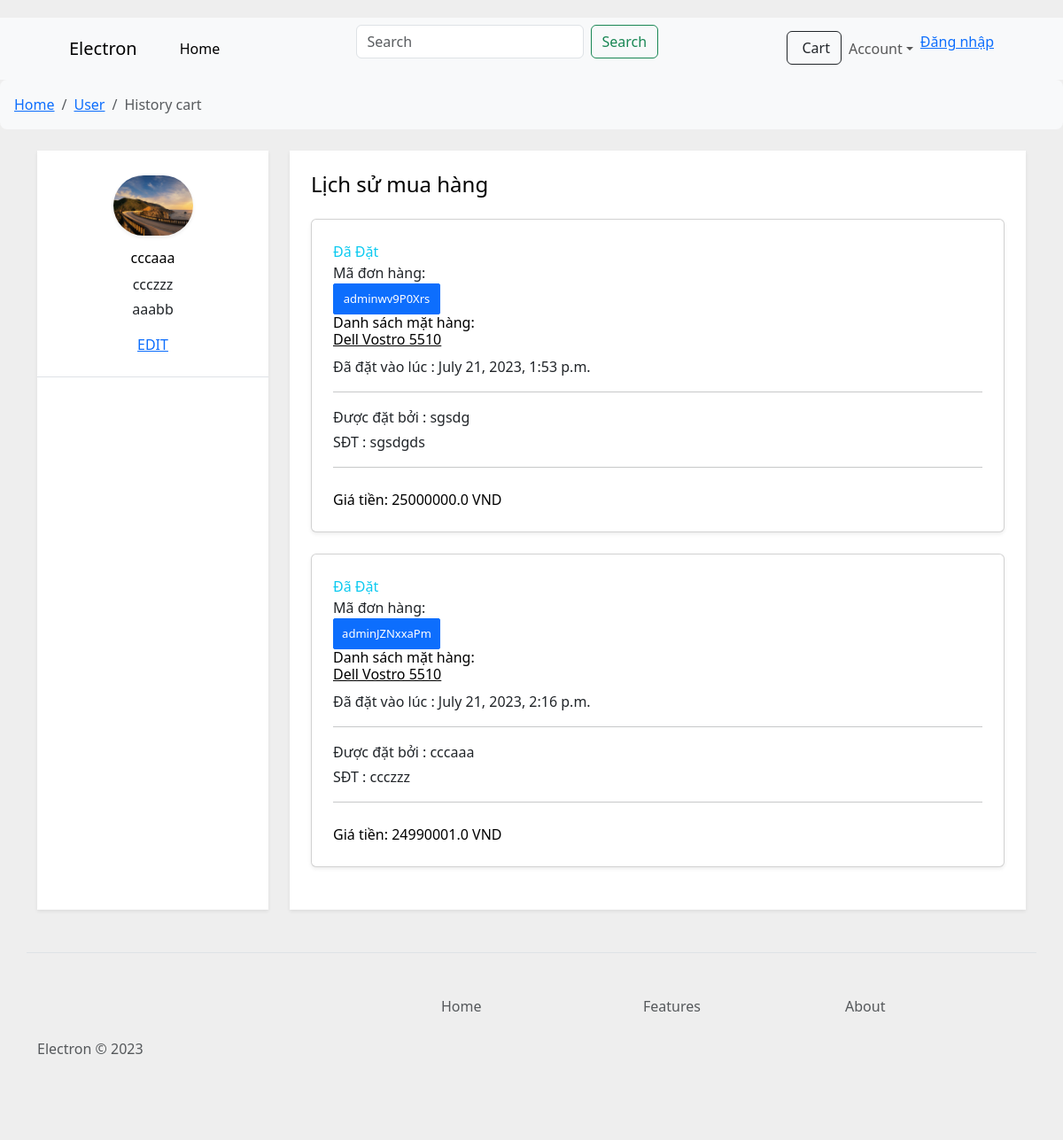
Page /historycart/ (signed in) on the earlier database version.
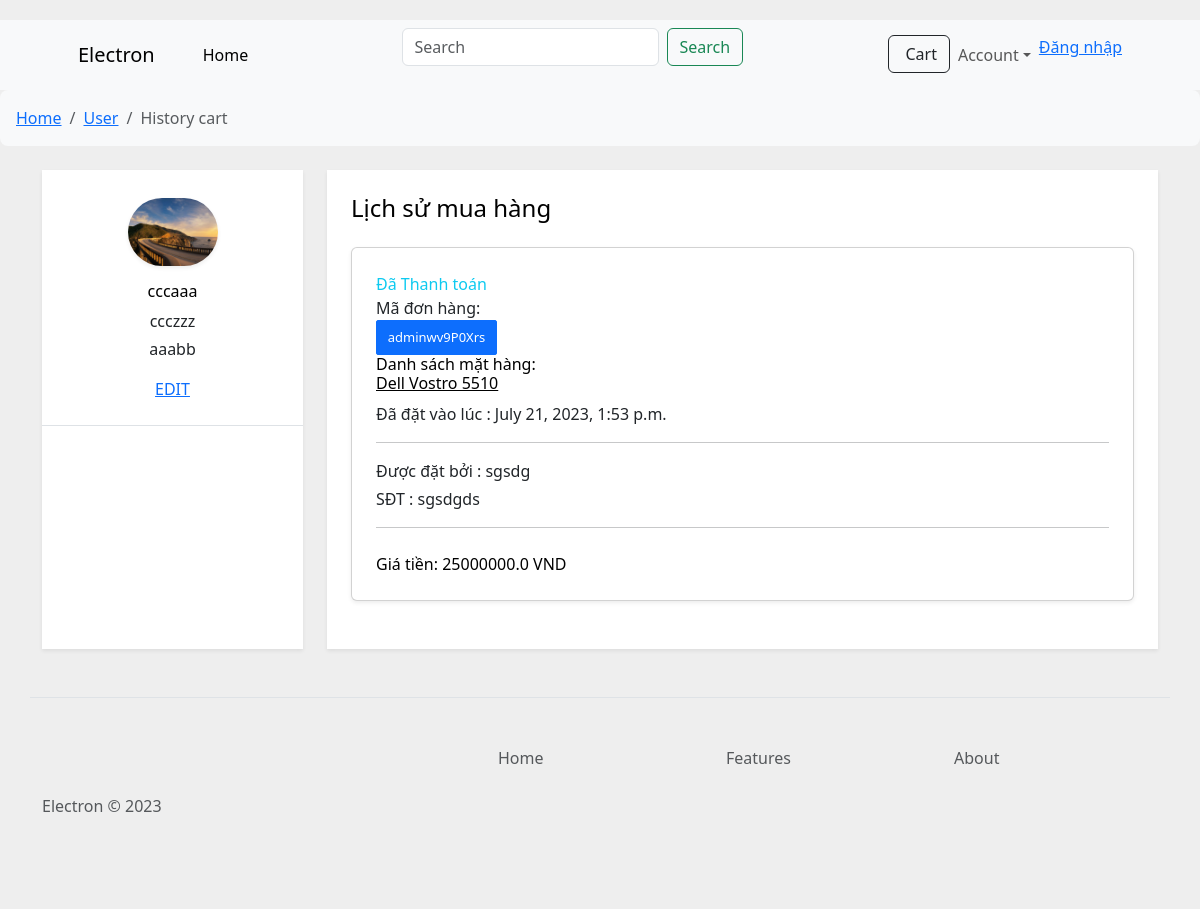
Same page on the later database version.
### cart/models.py (models this page shows, shortened)
class Cart(models.Model):
    user = models.ForeignKey(User, blank=True, on_delete=models.CASCADE)
    date_order =models.DateTimeField(auto_now_add=True)
    complete = models.BooleanField(default=False)
    transaction = models.CharField(max_length=100, null=True)
    paid = models.BooleanField(default=False)
    voucher = models.ForeignKey(voucher , on_delete=models.SET_NULL , null=True, blank=True)
    is_discounted = models.BooleanField(default=False)
    def total(self):
        total = 0.0
        cart_items_phone = self.cart_item_phone_set.all()
        cart_items_tablet = self.cart_item_tablet_set.all()
        cart_items_laptop = self.cart_item_laptop_set.all()
        cart_items_watch = self.cart_item_watch_set.all()
        for item in cart_items_phone:
            total += int(item.get_product_price())
        for item in cart_items_tablet:
            total += int(item.get_product_price())
        for item in cart_items_laptop:
            total += int(item.get_product_price())
        for item in cart_items_watch:
            total += int(item.get_product_price())
        if self.is_discounted == True:
            return total - self.voucher.discount
        return total
    def getinfo(self):
        return self.cart_info_set.first()

class cart_item_laptop(models.Model):
    cart = models.ForeignKey(Cart, on_delete=models.CASCADE, null=True)
    product = models.ForeignKey(Laptop, on_delete=models.CASCADE)
    quantity = models.IntegerField(default=0)
    time_created = models.DateTimeField(auto_now_add=True)
    def get_product_price(self):
        price = [self.product.product_id.price]
        sumprice = sum(price)
        huh = str(int(sumprice) * int(self.quantity))
        return huh

class cart_info(models.Model):
    cart = models.ForeignKey(Cart, on_delete=models.CASCADE, null=True)
    Name = models.CharField(max_length=100, null=True)
    Phone_num = models.CharField(max_length=100, null = True )
    def __str__(self) -> str:
        return str(self.Name)

### home/models.py (models this page shows, shortened)
class Laptop (models.Model):
    id = models.AutoField(primary_key=True)
    product_id = models.ForeignKey(Product, on_delete=models.CASCADE)
    image0 = models.ImageField(upload_to='products/',null= True, blank=True)
    image1 = models.ImageField(upload_to='products/',null= True, blank=True)
    image2 = models.ImageField(upload_to='products/',null= True, blank=True)
    brand = models.ForeignKey(LaptopBrand, on_delete=models.CASCADE,null= True, blank=True)
    color = models.ForeignKey(LaptopColor, on_delete=models.CASCADE,null= True, blank=True)
    CPU = models.ForeignKey(LaptopCPU, on_delete=models.CASCADE,null= True, blank=True)
    ram = models.ForeignKey(LaptopRam, on_delete=models.CASCADE,null= True, blank=True)
    storage = models.ForeignKey(LaptopStorage, on_delete=models.CASCADE,null= True, blank=True)
    screen = models.ForeignKey(LaptopScreen, on_delete=models.CASCADE,null= True, blank=True)
    VGA = models.ForeignKey(LaptopVGA, on_delete=models.CASCADE,null= True, blank=True)
    USB = models.ForeignKey(LaptopUSB, on_delete=models.CASCADE,null= True, blank=True)
    Special = models.ForeignKey(LaptopSpecial, on_delete=models.CASCADE, null= True)
    OS = models.ForeignKey(LaptopOS, on_delete=models.CASCADE,null= True, blank=True)
    design = models.ForeignKey(LaptopDesign, on_delete=models.CASCADE,null= True, blank=True)
    size = models.ForeignKey(LaptopSize, on_delete=models.CASCADE,null= True, blank=True)
    Info = models.TextField()

class Product (models.Model):
    id = models.AutoField(primary_key=True)
    product_type = models.ForeignKey(ProductType, on_delete=models.CASCADE)
    image = models.ImageField(upload_to='products/', null=True, blank=True)
    Name = models.CharField(max_length=100, null=True, blank=True)
    price = models.IntegerField(null=True)
    stock = models.IntegerField(null=True)
    discount_product = models.IntegerField(null=True)

class voucher(models.Model):
    id = models.AutoField(primary_key=True)
    code = models.CharField(max_length=100)
    discount = models.IntegerField()
    amount = models.IntegerField(default=1)

### historycart/views.py (the view)
# urls.py: path('', historycart_page, name = "Historycart")
def historycart_page(request):
    if(request.user.is_authenticated):
        user = request.user
        try:
            cart = Cart.objects.get(complete = False, user = user)
        except:
            pass
        userprofile = Profile.objects.get(user = user)
        history = Cart.objects.filter(complete = True, user = user)
        try:
            context ={
                'history':history,
                'user': userprofile,
                'cart':cart,
            }
        except:
            context ={
                'history':history,
                'user': userprofile,
            }
        return render(request, 'historycart.html',context)
    else:
        return render(request, 'historycart.html')

### templates/historycart.html (shortened to what the changed rows need)
{% load static %}
	<link href="{% static 'css/bootstrap.css' %}" rel="stylesheet" type="text/css"/>
	<link rel = "stylesheet" href = "{% static 'css/custom.css' %}">
	<link href="{% static 'font/css/all.min.css' %}" rel="stylesheet" type="text/css">
<link rel="stylesheet" href="https://allyoucan.cloud/cdn/icofont/1.0.1/icofont.css">
<div class="container">
    <div class="row">
        <div class="col-md-9">
            <div class="osahan-account-page-right shadow-sm bg-white p-4 h-100">
                <div class="tab-content" id="myTabContent">
                    <div class="tab-pane  fade  active show" id="orders" role="tabpanel" aria-labelledby="orders-tab">
                       {%for cart in history%}
                        <div class="bg-white card mb-4 order-list shadow-sm">
                            <div class="gold-members p-4">
                                <div class="media">
                                    <div class="media-body">
                                            {%if cart.paid == True %}
                                            <span class="float-right text-info">Đã Thanh toán</span><br>
                                            {%else%}
                                            <span class="float-right text-info">Đã Đặt </span><br>
                                            {%endif%}
                                            <span class="float-right text">Mã đơn hàng: </span>
                                            <div class="float-right">
                                                <div class="btn btn-sm btn-primary btn-disabled" > {{cart.transaction}}</div>
                                            </div>
                                            <h6 class="mb-2">
                                            <span class="float-right text">Danh sách mặt hàng: </span><br>
                                            {%for item in cart.cart_item_laptop_set.all%}
                                            <a href="#" class="text-black">{{item.product.product_id.Name}}</a><br>
                                            {%endfor%}
                                        </h6>
                                        <p class="text-gray mb-3"> Đã đặt vào lúc :  {{cart.date_order}}</p>
                                        <hr>
                                        <p class="text-gray mb-1"> Được đặt bởi :  {{cart.getinfo}}</p>
                                        <p class="text-gray mb-1"> SĐT :  {{cart.getinfo.Phone_num}}</p>
                                        <hr>
                                        <p class="mb-0 text-black text-primary pt-2"><span class="text-black font-weight-bold"> Giá tiền:</span> {{cart.total}} VND
                                        </p>
                                    </div>
                                </div>
                            </div>
                        </div>
                        {%endfor%}
                    </div>
                </div>
            </div>
        </div>
    </div>
</div>

Differences in the rows shown:
removed Cart: paid "Đã Đặt", transaction "adminJZNxxaPm", date_order "July 21, 2023, 2:16 p.m.", getinfo "cccaaa", getinfo.Phone_num "ccczzz", total "24990001.0"
removed cart_item_laptop: product.product_id.Name "Dell Vostro 5510", shown under "adminJZNxxaPm"
changed Cart "adminwv9P0Xrs": paid "Đã Đặt" → "Đã Thanh toán"
